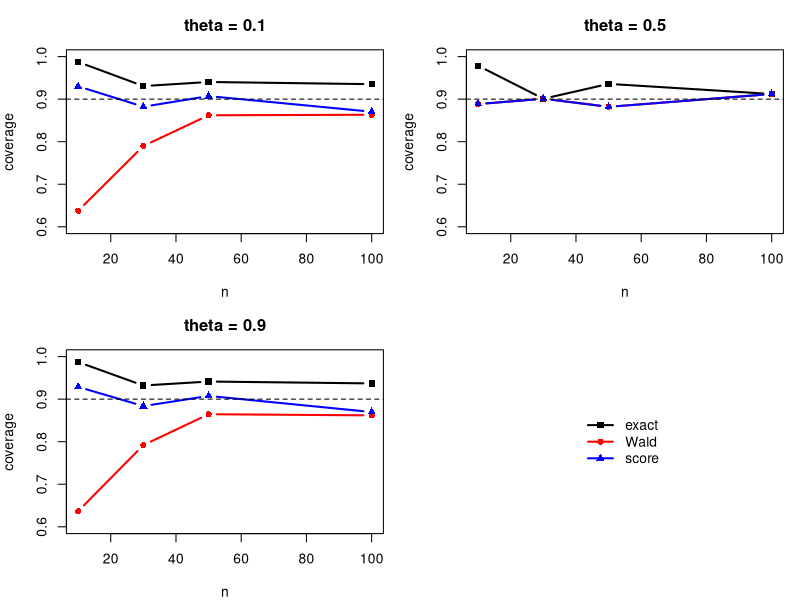

Write R code to recreate this figure.
# HW1 - Problem 1.1
# coverage of exact, Wald and score 0.90 CIs for the binomial parameter

set.seed(47)
ns <- c(10, 30, 50, 100)
thetas <- c(0.1, 0.5, 0.9)
N <- 1e5
alpha <- 0.10
z <- qnorm(1 - alpha/2)

# quick check: the beta formula gives the same interval as binom.test
# and the Wilson formula the same as prop.test(correct = FALSE)
s <- 3; n <- 10; p <- s/n
binom.test(s, n, conf.level = 0.9)$conf.int
c(qbeta(alpha/2, s, n - s + 1), qbeta(1 - alpha/2, s + 1, n - s))
prop.test(s, n, conf.level = 0.9, correct = FALSE)$conf.int
(p + z^2/(2*n) + c(-1, 1) * z * sqrt(p*(1-p)/n + z^2/(4*n^2))) / (1 + z^2/n)

# matrices for the results (rows = n, columns = theta)
cov_exact <- matrix(NA, length(ns), length(thetas), dimnames = list(ns, thetas))
cov_wald  <- cov_exact
cov_score <- cov_exact

for (i in 1:length(ns)) {
  for (j in 1:length(thetas)) {
    n <- ns[i]
    theta <- thetas[j]
    S <- rbinom(N, n, theta)
    p <- S/n

    # exact (Clopper-Pearson)
    lo <- qbeta(alpha/2, S, n - S + 1)
    up <- qbeta(1 - alpha/2, S + 1, n - S)
    cov_exact[i, j] <- mean(lo <= theta & theta <= up)

    # Wald (slides)
    lo <- p - z * sqrt(p*(1-p)/n)
    up <- p + z * sqrt(p*(1-p)/n)
    cov_wald[i, j] <- mean(lo <= theta & theta <= up)

    # score / Wilson (prop.test with correct = FALSE)
    lo <- (p + z^2/(2*n) - z * sqrt(p*(1-p)/n + z^2/(4*n^2))) / (1 + z^2/n)
    up <- (p + z^2/(2*n) + z * sqrt(p*(1-p)/n + z^2/(4*n^2))) / (1 + z^2/n)
    cov_score[i, j] <- mean(lo <= theta & theta <= up)
  }
}

round(cov_exact, 4)
round(cov_wald, 4)
round(cov_score, 4)

# plot: one panel for each theta, the 4th panel is the legend
par(mfrow = c(2, 2), mar = c(4, 4, 3, 1))
for (j in 1:length(thetas)) {
  matplot(ns, cbind(cov_exact[, j], cov_wald[, j], cov_score[, j]),
          type = "b", pch = 15:17, lty = 1, lwd = 2,
          col = c("black", "red", "blue"), ylim = c(0.6, 1),
          xlab = "n", ylab = "coverage", main = paste("theta =", thetas[j]))
  abline(h = 0.9, lty = 2)
}
plot.new()
legend("center", c("exact", "Wald", "score"), col = c("black", "red", "blue"),
       pch = 15:17, lwd = 2, bty = "n")
